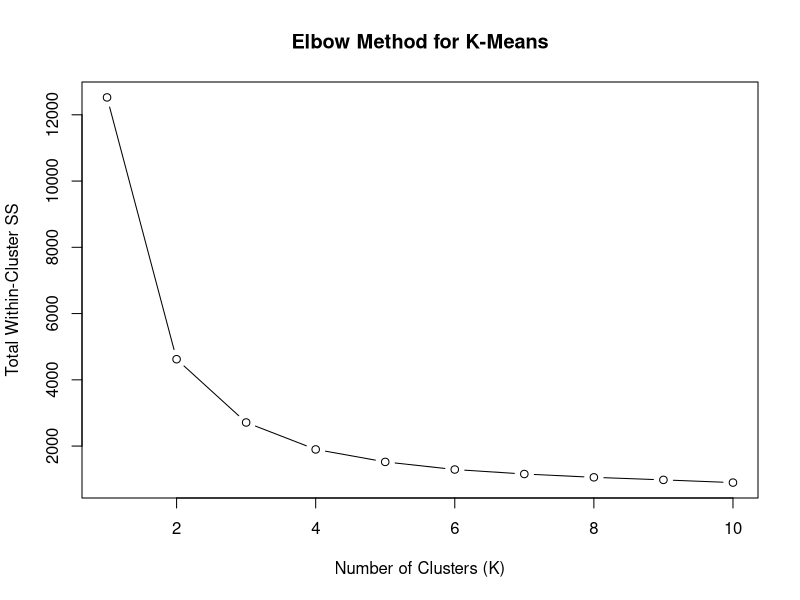
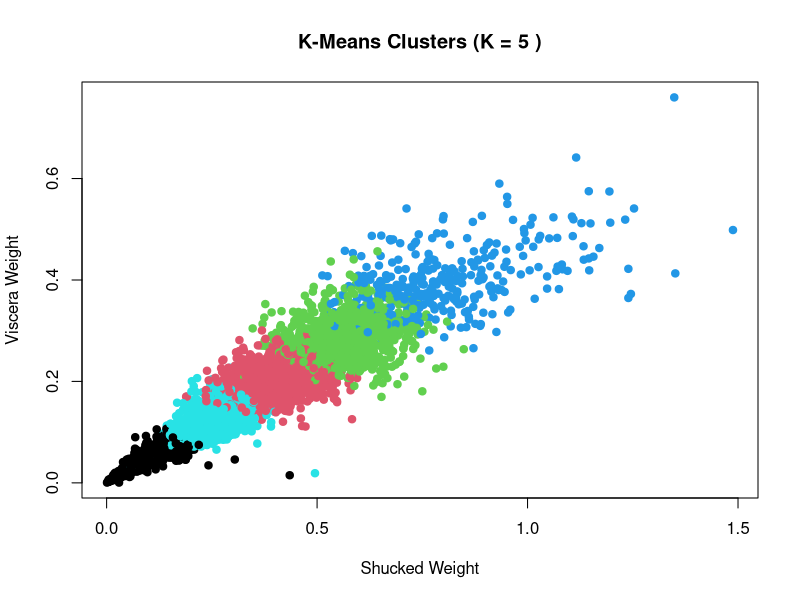

These figures' R source, in order:
###################
##### Abalone #####
###################
library(class)

# read dataset
abalone <- read.csv("abalone_dataset.csv")

dataset <- abalone

## add new column age.group with 3 values based on the number of rings 
dataset$age.group <- cut(dataset$rings,
                         br=c(0,8,11,35),
                         labels = c("young", 'adult', 'old'))

set.seed(123)

# 70%/30% train/test split
indexes <- sample(1:nrow(dataset), size = 0.7 * nrow(dataset))
trainset <- dataset[indexes, ]
testset  <- dataset[-indexes, ]

# Model 1 uses length, diameter, and height
knn_pred1 <- knn(
  train = trainset[, c("length", "diameter", "height")],
  test  = testset[, c("length", "diameter", "height")],
  cl    = trainset$age.group,
  k = 3
)

# Model 2 uses shucked_weight, viscera_weight, shell_weight
knn_pred2 <- knn(
  train = trainset[, c("shucked_wieght", "viscera_wieght", "shell_weight")],
  test  = testset[, c("shucked_wieght", "viscera_wieght", "shell_weight")],
  cl    = trainset$age.group,
  k = 3
)

# Contingency Tables
# Model 1
table(Predicted = knn_pred1, Actual = testset$age.group)
acc1 <- mean(knn_pred1 == testset$age.group) 
cat("Accuracy of Model 1:", acc1, "\n")

# Model 2
table(Predicted = knn_pred2, Actual = testset$age.group)
acc2 <- mean(knn_pred2 == testset$age.group)
cat("Accuracy of Model 2:", acc2, "\n")

# Model 2 is more accurate
feature_set <- c("shucked_wieght", "viscera_wieght", "shell_weight")

acc_values <- numeric()

for(k_val in 1:15) {
  pred_temp <- knn(
    train = trainset[, feature_set],
    test  = testset[, feature_set],
    cl    = trainset$age.group,
    k = k_val
  )
  acc_values[k_val] <- mean(pred_temp == testset$age.group)
}

best_k <- which.max(acc_values)
best_acc <- max(acc_values)
cat("Best k:", best_k, "with accuracy:", best_acc, "\n")

# Use model 2 subset
best_features <- dataset[, c("shucked_wieght", "viscera_wieght", "shell_weight")]

best_features_scaled <- scale(best_features)

wss <- numeric()

# Try values from 1 to 10
for(k in 1:10) {
  km_out <- kmeans(best_features_scaled, centers = k, nstart = 10)
  wss[k] <- km_out$tot.withinss
}

# Plot elbow curve
plot(1:10, wss, type = "b",
     xlab = "Number of Clusters (K)",
     ylab = "Total Within-Cluster SS",
     main = "Elbow Method for K-Means")

set.seed(123)
final_k <- 5

km_model <- kmeans(best_features_scaled, centers = final_k, nstart = 10)

plot(
  best_features$shucked_wieght,
  best_features$viscera_wieght,
  col = km_model$cluster,
  pch = 19,
  xlab = "Shucked Weight",
  ylab = "Viscera Weight",
  main = paste("K-Means Clusters (K =", final_k, ")")
)

